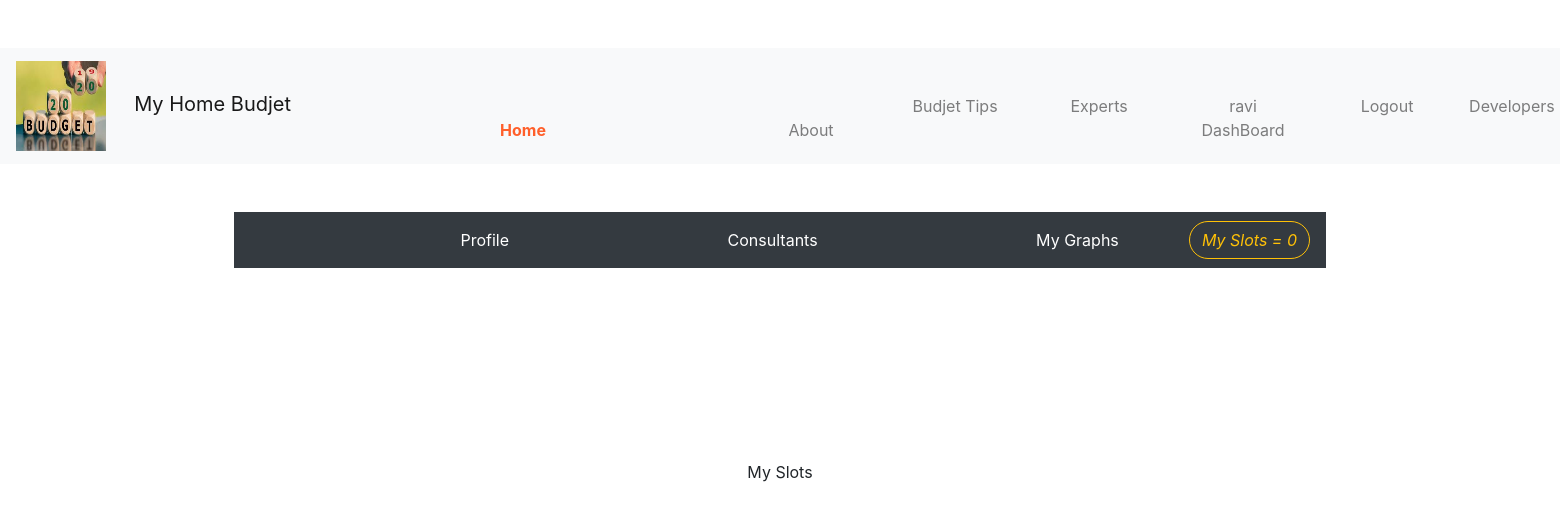
/my_slots/ (signed in), run on an earlier commit of the app's database.
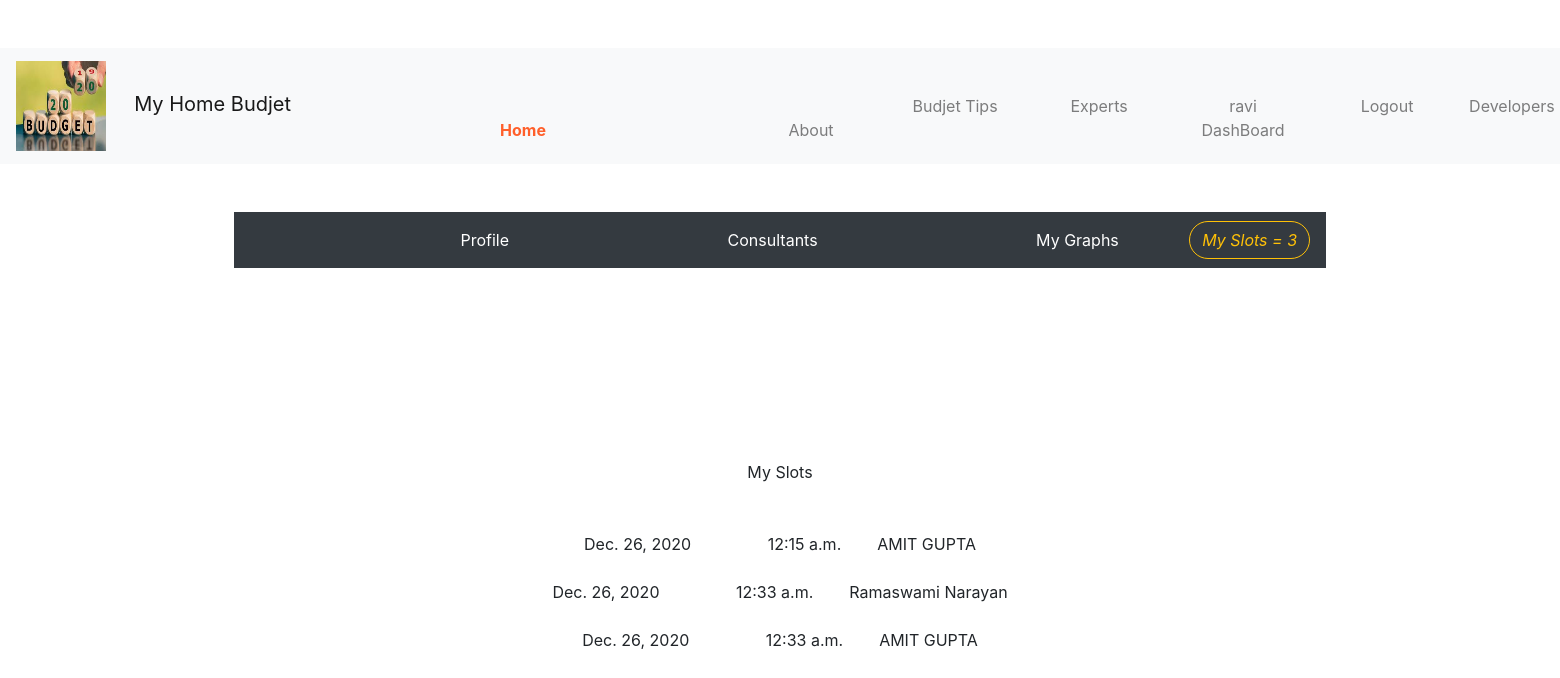
And on a later commit of the database.
### budjetapp/models.py (models this page shows, shortened)
class Slots(models.Model):
    user = models.ForeignKey(User, on_delete=models.CASCADE, null=True)
    name = models.CharField(max_length=50, null=True)
    status = models.CharField(max_length=20, null=True)
    date=models.DateField(auto_now_add=True)
    time=models.TimeField(auto_now_add=True)

### budjetapp/views.py (the view)
# urls.py: path('my_slots/',views.my_slots,name='my_slots'),
@login_required(login_url='login_signup')
def my_slots(request):
    return render(request,'my_slots.html')

### templates/my_slots.html
{% extends 'user_dashboard.html' %}
{% block content %}<br><br><br><br><br><br>
    <div align="center">
    My Slots<br><br><br>
    {% for i in request.user.slots_set.all %}
        {% if i.status == 'Accepted' %}
        {{ i.date }} &nbsp;&nbsp;&nbsp;&nbsp;&nbsp;&nbsp;&nbsp;&nbsp;&nbsp;&nbsp;&nbsp;&nbsp;&nbsp;&nbsp;&nbsp;&nbsp;{{ i.time }}&nbsp;&nbsp;&nbsp;&nbsp;&nbsp;&nbsp;&nbsp;&nbsp;{{ i.name }}<br><br>
        {% endif %}
    {% endfor %}
</div>
{% endblock %}

### templates/user_dashboard.html (shortened to what this page needs)
{% load static %}
<!doctype html>
<html lang="en">
  <head>
    <link rel="stylesheet" href="https://cdn.jsdelivr.net/npm/bootstrap@4.5.3/dist/css/bootstrap.min.css">
  </head>
  <body  >
  <br><br>
  <div align="center">
      {% include 'navs.html' %}
  </div>
  <br><br>
  <div align="center" style="padding-left: 15%;padding-right: 15%;">
<nav class="navbar navbar-expand-lg navbar-light bg-dark" >
  <div class="collapse navbar-collapse" id="navbarSupportedContent">
    <ul class="navbar-nav mr-auto">
      <li class="nav-item active">
          <a class="nav-link" href="{% url 'user_dashboard' %}"><span style="color: white" >&nbsp;&nbsp;&nbsp;&nbsp;&nbsp;&nbsp;&nbsp;&nbsp;&nbsp;&nbsp;&nbsp;&nbsp;&nbsp;&nbsp;&nbsp;&nbsp;&nbsp;&nbsp;&nbsp;&nbsp;&nbsp;&nbsp;&nbsp;&nbsp;&nbsp;&nbsp;&nbsp;&nbsp;&nbsp;&nbsp;&nbsp;&nbsp;&nbsp;&nbsp;&nbsp;&nbsp;&nbsp;&nbsp;&nbsp;&nbsp;&nbsp;&nbsp;&nbsp;&nbsp;&nbsp;Profile</span> <span class="sr-only">(current)</span></a>
      </li>
                 <li class="nav-item">
        <a class="nav-link" href="{% url 'conults' %}" tabindex="-1" ><span style="color: white"  >&nbsp;&nbsp;&nbsp;&nbsp;&nbsp;&nbsp;&nbsp;&nbsp;&nbsp;&nbsp;&nbsp;&nbsp;&nbsp;&nbsp;&nbsp;&nbsp;&nbsp;&nbsp;&nbsp;&nbsp;&nbsp;&nbsp;&nbsp;&nbsp;&nbsp;&nbsp;&nbsp;&nbsp;&nbsp;&nbsp;&nbsp;&nbsp;&nbsp;&nbsp;&nbsp;&nbsp;&nbsp;&nbsp;&nbsp;&nbsp;&nbsp;&nbsp;&nbsp;&nbsp;&nbsp;Consultants</span></a>
      </li>
       <li class="nav-item">
        <a class="nav-link" href="{% url 'graph' %}" tabindex="-1" ><span style="color: white" >&nbsp;&nbsp;&nbsp;&nbsp;&nbsp;&nbsp;&nbsp;&nbsp;&nbsp;&nbsp;&nbsp;&nbsp;&nbsp;&nbsp;&nbsp;&nbsp;&nbsp;&nbsp;&nbsp;&nbsp;&nbsp;&nbsp;&nbsp;&nbsp;&nbsp;&nbsp;&nbsp;&nbsp;&nbsp;&nbsp;&nbsp;&nbsp;&nbsp;&nbsp;&nbsp;&nbsp;&nbsp;&nbsp;&nbsp;&nbsp;&nbsp;&nbsp;&nbsp;&nbsp;&nbsp;My Graphs</span></a>
      </li>
    </ul>
  </div>
 {% if request.user.is_authenticated %}
      <div class="cart">
          <a href="{% url 'my_slots' %}" ><button id="cartOpen" class="btn btn-outline-warning" style="border-radius: 0.8cm " ><i class="ti-bag">My Slots = {{ request.user.slots_set.count }}</i></button></a>
      </div>
      {% endif %}
</nav>
  </div>
<br><br>
  {% block  content %}{% endblock %}
  </body>
</html>

### templates/navs.html (shortened to what this page needs)
{% load static %}
<!doctype html>
<html lang="en">
  <head>
    <link rel="stylesheet" href="https://cdn.jsdelivr.net/npm/bootstrap@4.5.3/dist/css/bootstrap.min.css">
  </head>
  <body  >
  <div class="c">
<nav class="navbar navbar-expand-lg navbar-light bg-light" >
          <a class="navbar-brand" href="#"><img src="{% static 'budjet 5.jpg' %}" width="90px" height="90px">&nbsp;&nbsp;&nbsp;&nbsp; My Home Budjet </a>
  <div class="collapse navbar-collapse"  class="c" id="navbarSupportedContent">
    <ul class="navbar-nav mr-auto">
      <li class="nav-item active">
          <a class="nav-link" href="{% url 'home' %}"><b style="color: #ff5f2a" >Home</b> </a>
      </li>
   <li class="nav-item">
     <a class="nav-link" href="{% url 'about' %}" tabindex="-1" >About</a>
      </li>
{% if request.user.is_authenticated %}
     <li class="nav-item">
     <a class="nav-link" href="{% url 'experts' %}" tabindex="-1" >Budjet Tips </a>
      </li>
     <li class="nav-item">
     <a class="nav-link" href="{% url 'expert_consultants' %}" tabindex="-1" >Experts </a>
      </li>
                  <li class="nav-item">
       <a class="nav-link" href="{% url 'user_dashboard' %}" tabindex="-1" >{{ request.user.username }}
        <br>
        DashBoard
        </a>
      </li>
                 <li class="nav-item">
       <a class="nav-link" href="{% url 'logout' %}" tabindex="-1" >Logout</a>
      </li>
        {% endif %}
     <li class="nav-item">
     <a class="nav-link" href="" tabindex="-1" >Developers Blog</a>
      </li>
    </ul>
  </div>
</nav>
  </div>
  </body>
</html>

What changed in the data, as far as the page shows it:
added Slots: date "Dec. 26, 2020", time "12:15 a.m.", name "AMIT GUPTA"
added Slots: date "Dec. 26, 2020", time "12:33 a.m.", name "Ramaswami Narayan"
added Slots: date "Dec. 26, 2020", time "12:33 a.m.", name "AMIT GUPTA"
Also different on the page:
{{ request.user.slots_set.count }}: "0" → "3"
